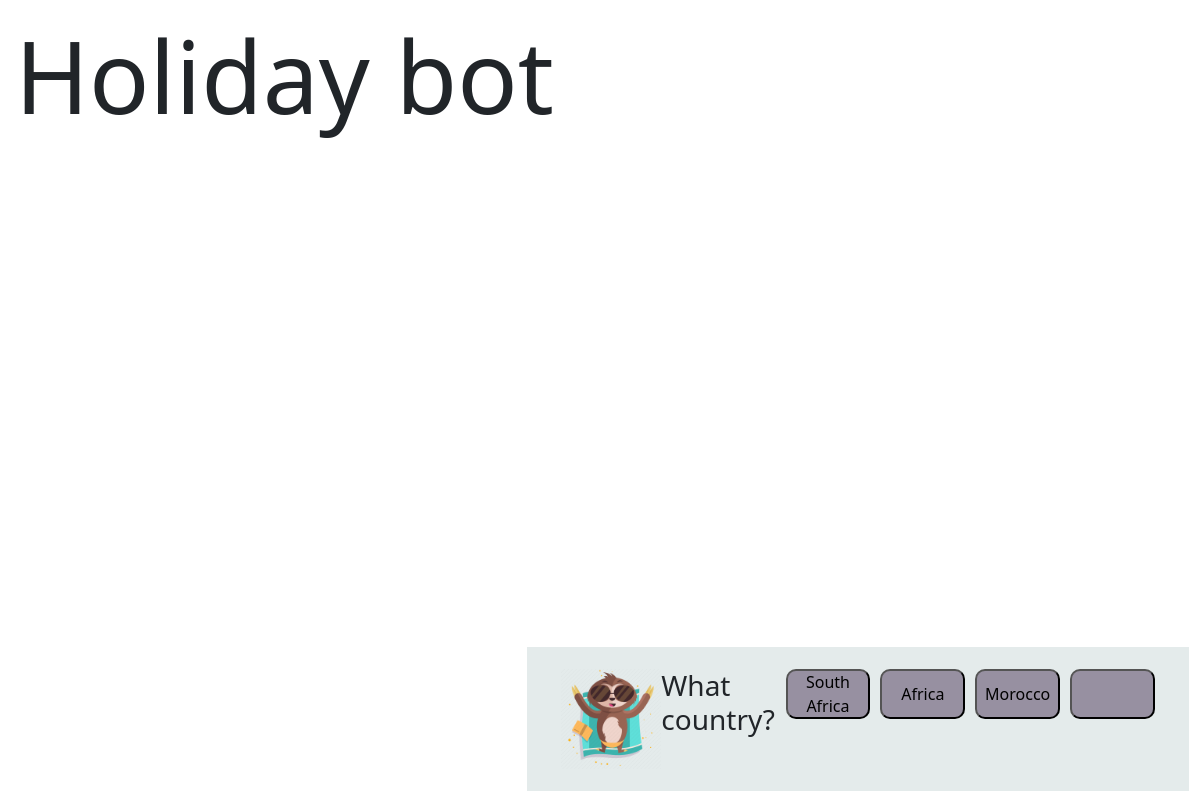
Screenshot of /africa/ with the database file from the repository.
### holidays/models.py (models this page shows)
class AfricaCountries(models.Model):
    ref = models.ManyToManyField(HolidayRef)
    continent = models.ManyToManyField(Continent)
    countries = models.CharField(max_length =100)
    def __str__(self):
        return self.countries

### holidays/views.py (the view)
# urls.py: path('africa/', views.africa, name="africa"),
def africa(request):
    holiday = {"countries": AfricaCountries.objects.all()}
    return render (request, 'africa.html', holiday )

### holidays/templates/africa.html (shortened to what this page needs)
{% extends 'base.html' %}
{% load static %}
{% block CSS %}
<link rel="stylesheet" href="{% static 'main.css' %}">
{% endblock %}
{% block content %}
<div class="bot" id="bot">
    <div class="container" id="container">
        <img id="bot-image" class="bot-image" src="{% static 'monkey.png' %}">
        <h3>What country?</h3>
{% for data in countries %}
<button mat-button-update mat-raised-button color="primary" class="login" id="btn2" >{{ data }}</button>
{% endfor %}
<button mat-button-update mat-raised-button color="primary" class="btn2" id="btn2">
</button>
    </div>
</div>
{% endblock %}

### holidays/static/main.css (style rules this page uses)
html, body { display: flex; margin: 0px; }
#bot { display: flex; flex-direction: row; align-items: center; display: flex; background-color: rgb(228, 235, 235); position: absolute; bottom: 9px; right: 11px; padding: 22px; flex: 1; flex-wrap: wrap; }
#container, .container { display: flex; }
.bot-image { display: flex; width: 100px; height: 100px; align-items: center; position: relative; }
.button, .login { justify-content: center; flex-direction: row; }
#btn, #btn2 { width: 22%; height: 50px; flex-wrap: nowrap; display: flex; flex-direction: row; background-color: rgba(43, 18, 58, 0.418); justify-content: center; gap: 60%; margin-left: 10px; align-items: center; border-radius: 10px; }

### rows the page displays
AfricaCountries: countries "South Africa"
AfricaCountries: countries "Africa"
AfricaCountries: countries "Morocco"
